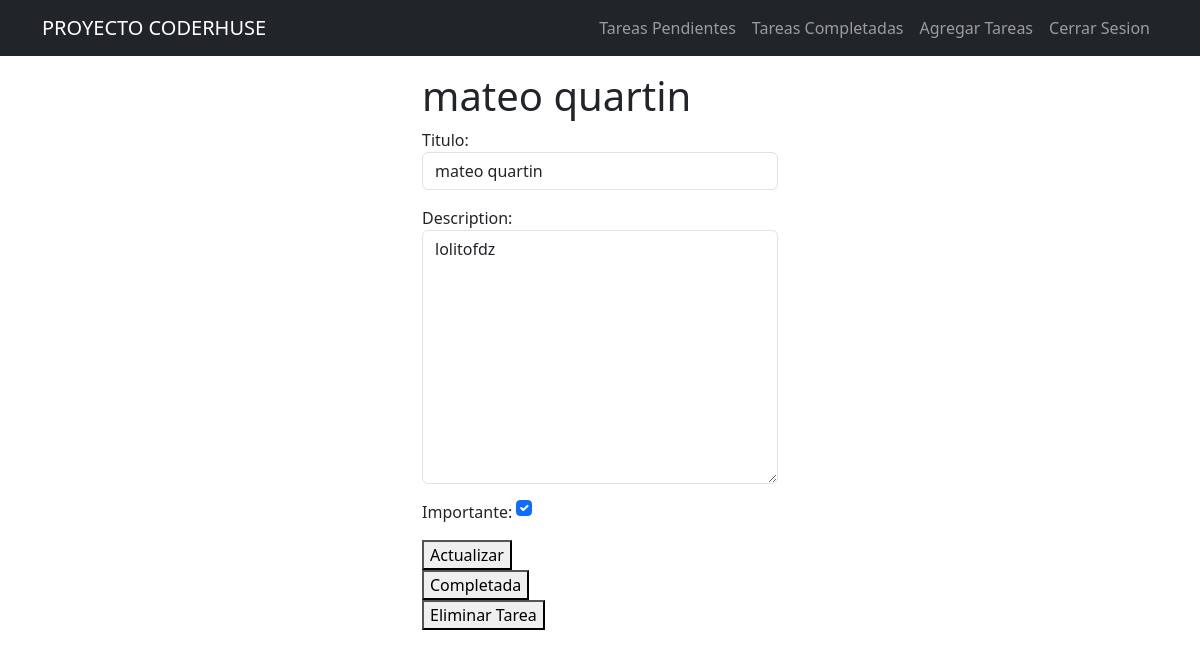
The app's page /tasks/6/ (signed in) with its own data.
### tasks/models.py (models this page shows, shortened)
class task(models.Model):
    titulo = models.CharField(max_length=100)
    description = models.TextField(blank=True)
    creacion = models.DateTimeField(auto_now_add=True)
    dia_completado = models.DateTimeField(null=True, blank= True)
    importante = models.BooleanField(default=False)
    user = models.ForeignKey(User, on_delete=models.CASCADE)

### tasks/views.py (the view, shortened to what this page needs)
# urls.py: path('tasks/<int:task_id>/', views.task_detail, name='task_detail'),
@login_required
def task_detail(request, task_id):
    if request.method == 'GET':
        tarea_encontrada = get_object_or_404(task, pk=task_id)
        form = taskForm(instance=tarea_encontrada)
        return render(request, 'task_detail.html', {'task': tarea_encontrada, 'form': form})

### tasks/forms.py
class taskForm(forms.ModelForm):
    class Meta:
        model = task
        fields = ['titulo', 'description', 'importante']
        widgets = {
            'titulo': forms.TextInput(attrs={'class': 'form-control', 'placeholder': 'Escribir titulo'}),
            'description': forms.Textarea(attrs={'class': 'form-control', 'placeholder': 'Escribir Descripcion'}),
            'importante': forms.CheckboxInput(attrs={'class': 'form-check-input m-auto'}),
        }

### tasks/templates/task_detail.html (shortened to what this page needs)
{% extends 'base.html' %}
{% block content %}
<main class="container">
    <div class="row">
        <div class="col-md-4 offset-md-4">
            <h1>{{ task.titulo }}</h1>
            <form method="POST">
                {{ form.as_p }}
                <button>
                   Actualizar
                </button>
            </form>
            <div>
                <form action="{% url 'complete_task' task.id %}" method="POST">
                    <button>
                        Completada
                    </button>
                </form>
                <form action="{% url 'delete_task' task.id %}" method="POST">
                    <button>
                        Eliminar Tarea
                    </button>
                </form>
            </div>
        </div>
    </div>
</main>
{% endblock %}

### records on screen
task: titulo "mateo quartin", description "lolitofdz", importante "☑"
